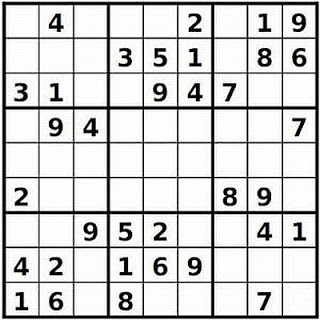
#> input picture ImageSolver/boards/sudoku1.jpg, 320 x 320 px
$ python basic.py
#> lines starting #> are read from the running program, lines starting #| are printed output that depends on the picture; after the words box and inside, x2 and y2 are one past the last pixel; in counts of white or black regions, pixels touching at a corner belong together
#Takes in the board image as input, does preprocessing and chops it into tiles

from __future__ import print_function
import cv2
import numpy as np
import torch
import torch.nn as nn

#Displays the grid on top of the warped image...
def displayGrid(image):
    cell_height = image.shape[0] // 9
    cell_width = image.shape[1] // 9
    indentation = 0
    rects = []

    for i in range(9):
        for j in range(9):
            p1 = (j*cell_height + indentation, i*cell_width + indentation)
            p2 = ((j+1)*cell_height - indentation, (i+1)*cell_width - indentation)
            rects.append((p1, p2))
            cv2.rectangle(image, p1, p2, (0, 255, 0), 3)
    return rects

#Preprocesses the input image...
def preprocessImage(image, skip_dilation = False):
    preprocess = cv2.cvtColor(image, cv2.COLOR_BGR2GRAY)
    preprocess = cv2.GaussianBlur(preprocess, (9, 9), 0)
    preprocess = cv2.adaptiveThreshold(preprocess, 255, cv2.ADAPTIVE_THRESH_GAUSSIAN_C, cv2.THRESH_BINARY, 11, 2)

    if not skip_dilation:
        kernel = np.array([[0, 1, 0], [1, 1, 1], [0, 1, 0]], dtype = np.uint8)
        preprocess = cv2.dilate(preprocess, kernel, iterations = 1)

    return preprocess

#Gets the coords of the corner points of largest rectangle...
def getCoords(image):
    contours, _ = cv2.findContours(preprocess, cv2.RETR_EXTERNAL, cv2.CHAIN_APPROX_SIMPLE)
    all_contours = sorted(contours, key = cv2.contourArea, reverse = True)
    polygon = all_contours[0]
    sums = []
    diffs = []

    for point in polygon:
        for x, y in point:
            sums.append(x + y)
            diffs.append(x - y)

    top_left = polygon[np.argmin(sums)].squeeze()
    bottom_right = polygon[np.argmax(sums)].squeeze()
    top_right = polygon[np.argmax(diffs)].squeeze()
    bottom_left = polygon[np.argmin(diffs)].squeeze()

    return np.array([top_left, top_right, bottom_right, bottom_left], dtype = np.float32)

#Warping the image...
def warp(image, coords):
    ratio = 1.2
    tl, tr, br, bl = coords
    widthA = np.sqrt((tl[1] - tr[1])**2 + (tl[0] - tr[1])**2)
    widthB = np.sqrt((bl[1] - br[1])**2 + (bl[0] - br[1])**2)
    heightA = np.sqrt((tl[1] - bl[1])**2 + (tl[0] - bl[1])**2)
    heightB = np.sqrt((tr[1] - br[1])**2 + (tr[0] - br[1])**2)
    width = max(widthA, widthB) * ratio
    height = width

    destination = np.array([
        [0, 0],
        [height, 0],
        [height, width],
        [0, width]], dtype = np.float32)
    M = cv2.getPerspectiveTransform(coords, destination)
    warped = cv2.warpPerspective(image, M, (int(height), int(width)))
    return warped

#Extracting each grid image...
def extractGrid(image, rects):
    tiles = []
    for coords in rects:
        rect = image[coords[0][1]:coords[1][1], coords[0][0]:coords[1][0]]
        tiles.append(rect)
    return tiles

filepath = raw_input("Enter an image filepath : ")
#> the answer given: boards/sudoku1.jpg
image = cv2.imread(filepath)
#> image is the input picture: shape (320, 320, 3); mean B, G, R 209, 209.2, 209.1
preprocess = cv2.resize(preprocessImage(image), (600, 600))
#> in preprocessImage, `preprocess = cv2.adaptiveThreshold(preprocess, 255, cv2.ADAPTIVE_THRES..`:
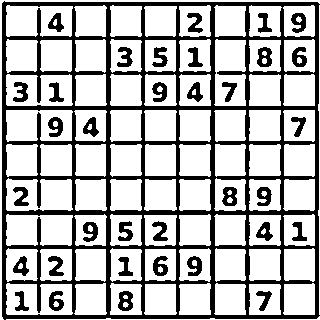
#> preprocess: shape (320, 320); 71.4% white; 35 black regions, largest, box (x1, y1, x2, y2) and area: (2, 1, 320, 320) 23363, (118, 291, 133, 311) 208, (257, 47, 272, 67) 202
#> in preprocessImage, `preprocess = cv2.dilate(preprocess, kernel, iterations = 1)`: preprocess: shape (320, 320); 84.9% white; black in thin lines or dots
#> preprocess: shape (600, 600)
preprocess = cv2.bitwise_not(preprocess, preprocess)
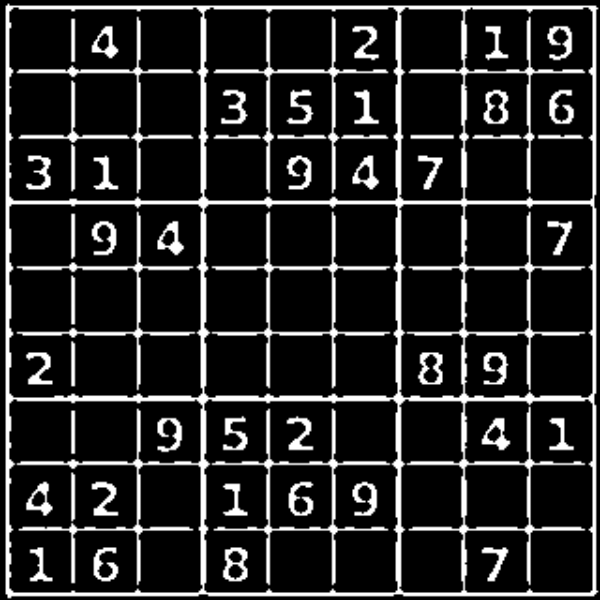
#> preprocess: shape (600, 600); min 0, max 255, mean 38.6

coords = getCoords(preprocess)
#> in getCoords, `contours, _ = cv2.findContours(preprocess, cv2.RETR_EXTERNAL, cv2.CHAI..`: contours = 1 contour; box (x1, y1, x2, y2) and area: (5, 3, 599, 599) 349226
#> in getCoords, `all_contours = sorted(contours, key = cv2.contourArea, reverse = True)`: all_contours has the same summary as contours
#> in getCoords, `polygon = all_contours[0]`: polygon = contour of 55 points, box (x1, y1, x2, y2) (5, 3, 599, 599), area 349226
#> the loop in getCoords, `for point in polygon:` made 55 passes
#> point on passes 1 to 12: [[7, 3]], [[7, 4]], [[6, 5]], [[5, 5]], [[5, 594]], [[6, 594]], [[7, 595]], [[7, 598]], [[11, 598]], [[11, 597]], [[12, 596]], [[199, 596]]
#> after the loop in getCoords, `for point in polygon:`: diffs = 55 values, max 591 at index 48, min -591 at index 7, mean 1.42; sums = 55 values, max 1190 at index 23, min 10 at index 0, mean 762.1
#> in getCoords, `top_left = polygon[np.argmin(sums)].squeeze()`: top_left = [7, 3]
#> in getCoords, `bottom_right = polygon[np.argmax(sums)].squeeze()`: bottom_right = [594, 596]
#> in getCoords, `top_right = polygon[np.argmax(diffs)].squeeze()`: top_right = [598, 7]
#> in getCoords, `bottom_left = polygon[np.argmin(diffs)].squeeze()`: bottom_left = [7, 598]
#> coords = [[7, 3], [598, 7], [594, 596], [7, 598]]
preprocess = cv2.cvtColor(preprocess, cv2.COLOR_GRAY2BGR)
#> preprocess: shape (600, 600, 3)
coordsImage = preprocess.copy()

for coord in coords:
    cv2.circle(coordsImage, (coord[0], coord[1]), 5, (255, 0, 0), -1)
#> this loop made 4 passes
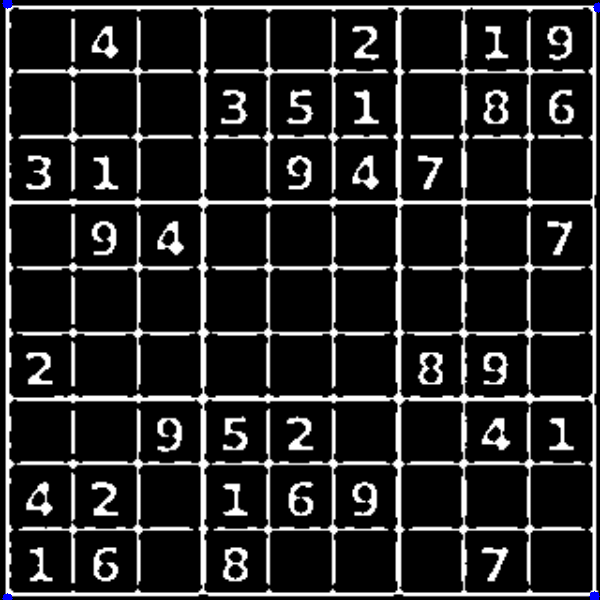
#> coordsImage: shape (600, 600, 3); mean B, G, R 38.8, 38.6, 38.6

warpedImage = warp(preprocess, coords)
#> in warp, `tl, tr, br, bl = coords`: tl = [7, 3]; tr = [598, 7]; br = [594, 596]; bl = [7, 598]
#> in warp, `widthA = np.sqrt((tl[1] - tr[1])**2 + (tl[0] - tr[1])**2)`: widthA = 4
#> in warp, `widthB = np.sqrt((bl[1] - br[1])**2 + (bl[0] - br[1])**2)`: widthB = 589
#> in warp, `heightA = np.sqrt((tl[1] - bl[1])**2 + (tl[0] - bl[1])**2)`: heightA = 838.6
#> in warp, `heightB = np.sqrt((tr[1] - br[1])**2 + (tr[0] - br[1])**2)`: heightB = 589
#> in warp, `width = max(widthA, widthB) * ratio`: width = 706.8
#> in warp, `destination = np.array([ [0, 0], [height, 0], [height, width], [0, wid..`: destination = [[0, 0], [706.8, 0], [706.8, 706.8], [0, 706.8]]
#> in warp, `M = cv2.getPerspectiveTransform(coords, destination)`: M = [[1.18, -1.39e-18, -8.29], [-0.00798, 1.18, -3.48], [-1.7e-05, -1.15e-05, 1]]
#> in warp, `warped = cv2.warpPerspective(image, M, (int(height), int(width)))`:
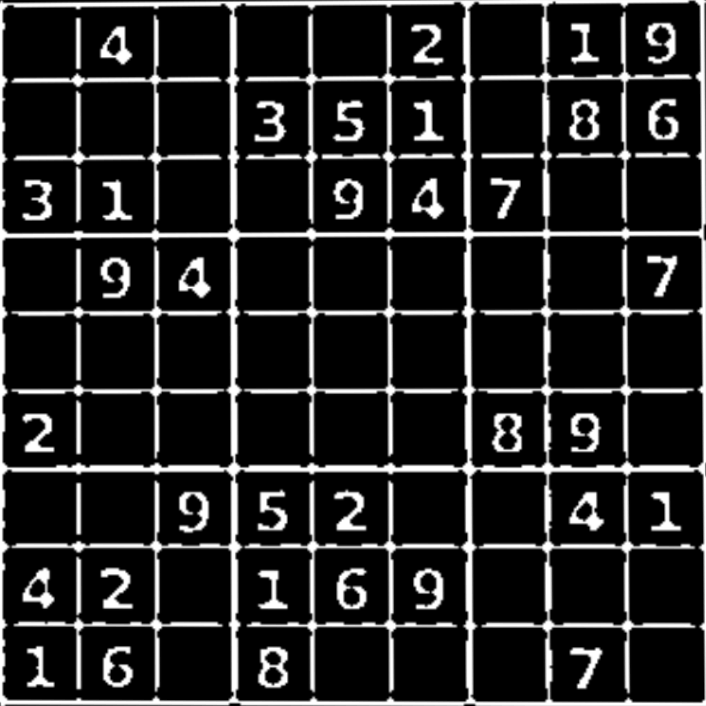
#> warped: shape (706, 706, 3); min 0, max 255, mean 38.6
rects = displayGrid(warpedImage)
#> after the loop in displayGrid, `for i in range(9):`:
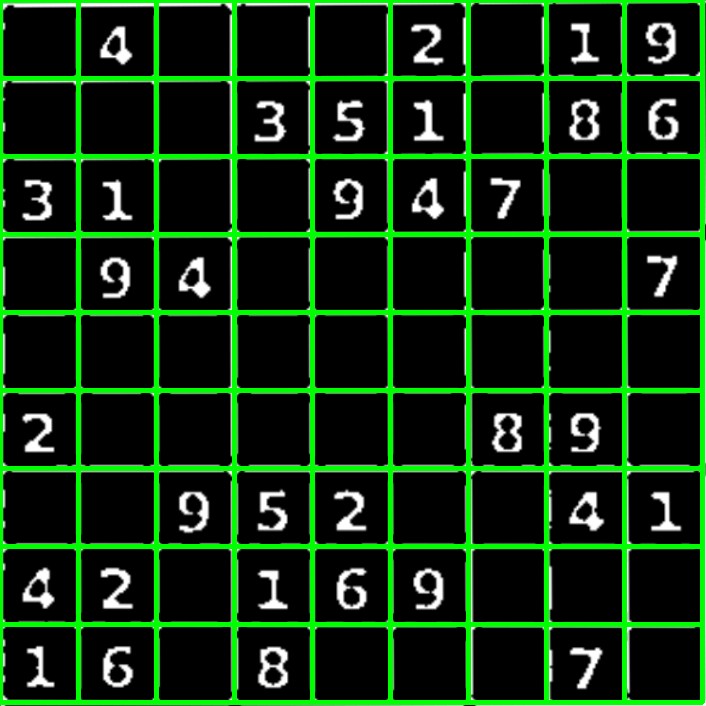
#> image: shape (706, 706, 3); mean B, G, R 14.9, 48.3, 14.9
#> after the loop in displayGrid, `for i in range(9):`: rects = 81 items
#> rects = 81 items
tiles = extractGrid(warpedImage, rects)
#> the loop in extractGrid, `for coords in rects:` made 81 passes
#> coords on passes 1 to 12: ((0, 0), (78, 78)), ((78, 0), (156, 78)), ((156, 0), (234, 78)), ((234, 0), (312, 78)), ((312, 0), (390, 78)), ((390, 0), (468, 78)), ((468, 0), (546, 78)), ((546, 0), (624, 78)), ((624, 0), (702, 78)), ((0, 78), (78, 156)), ((78, 78), (156, 156)), ((156, 78), (234, 156))
#> pass 1, in extractGrid, `rect = image[coords[0][1]:coords[1][1], coords[0][0]:coords[1][0]]`:
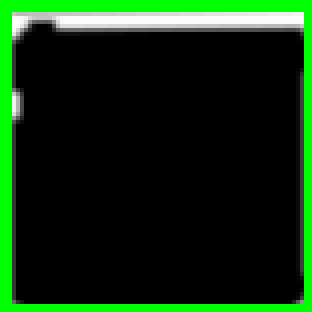
#> rect: shape (78, 78, 3) (shown 4 times larger); mean B, G, R 13.6, 45.2, 13.6
#> pass 3, in extractGrid, `rect = image[coords[0][1]:coords[1][1], coords[0][0]:coords[1][0]]`:
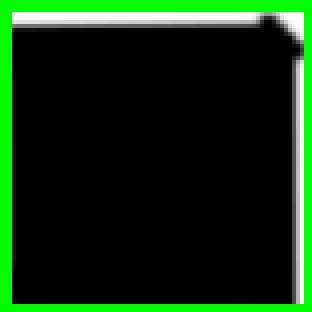
#> rect: shape (78, 78, 3) (shown 4 times larger); mean B, G, R 15.2, 46.8, 15.2
#> tiles = 81 items

$ run again, on ImageSolver/boards/sudoku3.jpg
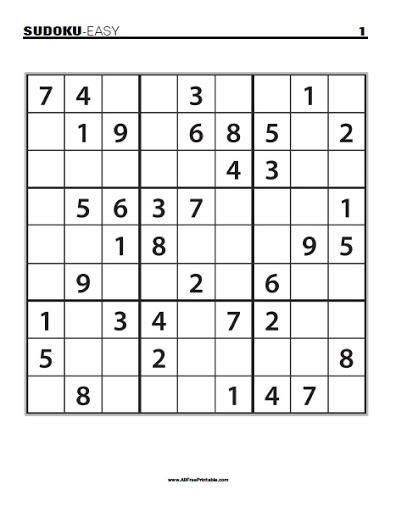
#> input picture ImageSolver/boards/sudoku3.jpg, 396 x 512 px
#> image is the input picture: shape (512, 396, 3); mean B, G, R 236.1, 236.1, 236.1
#> contours = 6 contours; box (x1, y1, x2, y2) and area: (39, 85, 557, 487) 207289, (34, 30, 558, 46) 2030, (254, 560, 348, 565) 212, (158, 30, 181, 38) 74, (146, 30, 154, 38) 28, (133, 30, 140, 38) 26
#> all_contours has the same summary as contours
#> polygon = contour of 20 points, box (x1, y1, x2, y2) (39, 85, 557, 487), area 207289
#> the loop in getCoords, `for point in polygon:` made 20 passes
#> point on passes 1 to 8: [[39, 85]], [[39, 486]], [[207, 486]], [[208, 485]], [[213, 485]], [[214, 486]], [[379, 486]], [[380, 485]]
#> after the loop in getCoords, `for point in polygon:`: diffs = [-46, -447, -279, -277, -272, -272, -107, -105, -99, -99, 70, 471, 302, 300, 294, 294, 131, 129, 122, 122]; sums = [124, 525, 693, 693, 698, 700, 865, 865, 871, 873, 1042, 641, 472, 472, 466, 464, 301, 301, 294, 292]
#> top_left = [39, 85]
#> bottom_right = [556, 486]
#> top_right = [556, 85]
#> bottom_left = [39, 486]
#> `coords = getCoords(preprocess)`: coords = [[39, 85], [556, 85], [556, 486], [39, 486]]
#> the loop `for coord in coords:` made 4 passes
#> after the loop `for coord in coords:`:
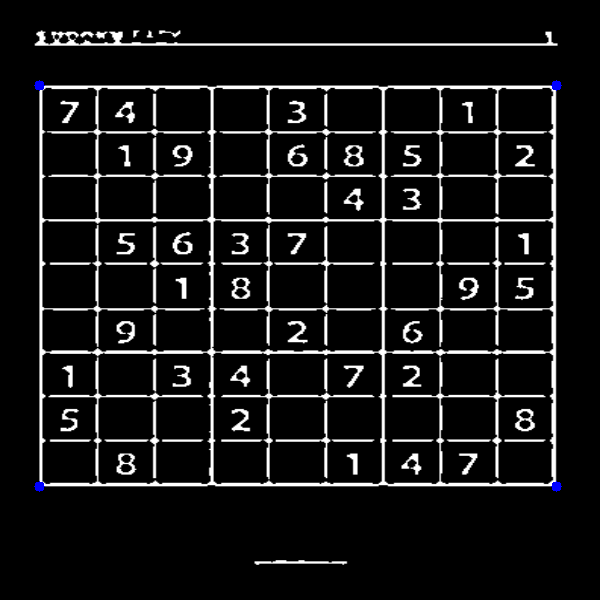
#> coordsImage: shape (600, 600, 3); mean B, G, R 22.5, 22.2, 22.2
#> tl = [39, 85]; tr = [556, 85]; br = [556, 486]; bl = [39, 486]
#> widthA = 46
#> widthB = 447
#> heightA = 600.5
#> heightB = 407.1
#> width = 536.4
#> destination = [[0, 0], [536.4, 0], [536.4, 536.4], [0, 536.4]]
#> M = [[1.04, -1.03e-17, -40.46], [0, 1.34, -113.7], [-1.02e-19, 0, 1]]
#> after the loop in displayGrid, `for i in range(9):`: rects = 81 items
#> the loop in extractGrid, `for coords in rects:` made 81 passes
#> coords on passes 1 to 8: ((0, 0), (59, 59)), ((59, 0), (118, 59)), ((118, 0), (177, 59)), ((177, 0), (236, 59)), ((236, 0), (295, 59)), ((295, 0), (354, 59)), ((354, 0), (413, 59)), ((413, 0), (472, 59))
#> pass 3, in extractGrid, `rect = image[coords[0][1]:coords[1][1], coords[0][0]:coords[1][0]]`:
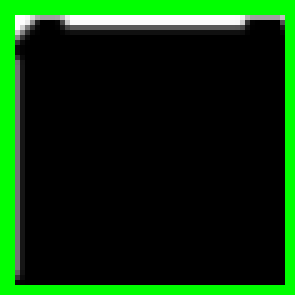
#> rect: shape (59, 59, 3) (shown 5 times larger); mean B, G, R 9.7, 51, 9.7
